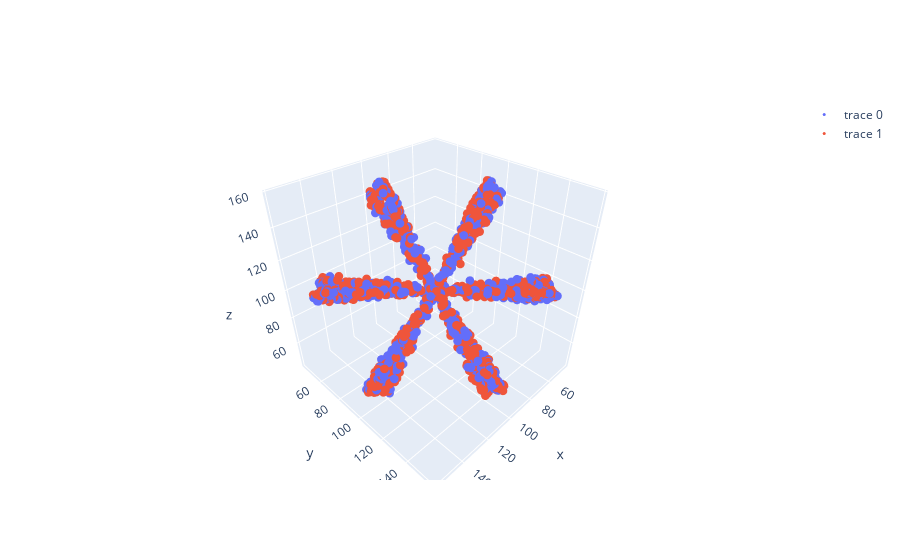

Here is the notebook cell this chart was saved with:
### Code cell
X = noisy_points


def shuffle_entries(data):
    # Shuffle each row's entries independently
    shuffled_data = np.apply_along_axis(np.random.permutation, 1, data)
    return shuffled_data


X_shuffled_1 = shuffle_entries(X)
X_shuffled_2 = shuffle_entries(X)

fig = go.Figure()
fig.add_trace(
    go.Scatter3d(
        x=X_shuffled_1[:, 0],
        y=X_shuffled_1[:, 1],
        z=X_shuffled_1[:, 2],
        mode="markers",
        marker=dict(size=3),
    )
)

fig.add_trace(
    go.Scatter3d(
        x=X_shuffled_2[:, 0],
        y=X_shuffled_2[:, 1],
        z=X_shuffled_2[:, 2],
        mode="markers",
        marker=dict(size=3),
    )
)

### Figure 1 — Plotly figure (JSON) as saved in the notebook; plotly's stock layout.template omitted (floating-point values rounded to 4 significant figures; data arrays with more than 128 entries replaced by an {"elided": "..."} marker saying what was removed)
{"data": [{"marker": {"size": 3}, "mode": "markers", "type": "scatter3d", "x": {"elided": "1000 float values"}, "y": {"elided": "1000 float values"}, "z": {"elided": "1000 float values"}}, {"marker": {"size": 3}, "mode": "markers", "type": "scatter3d", "x": {"elided": "1000 float values"}, "y": {"elided": "1000 float values"}, "z": {"elided": "1000 float values"}}], "layout": {}}
